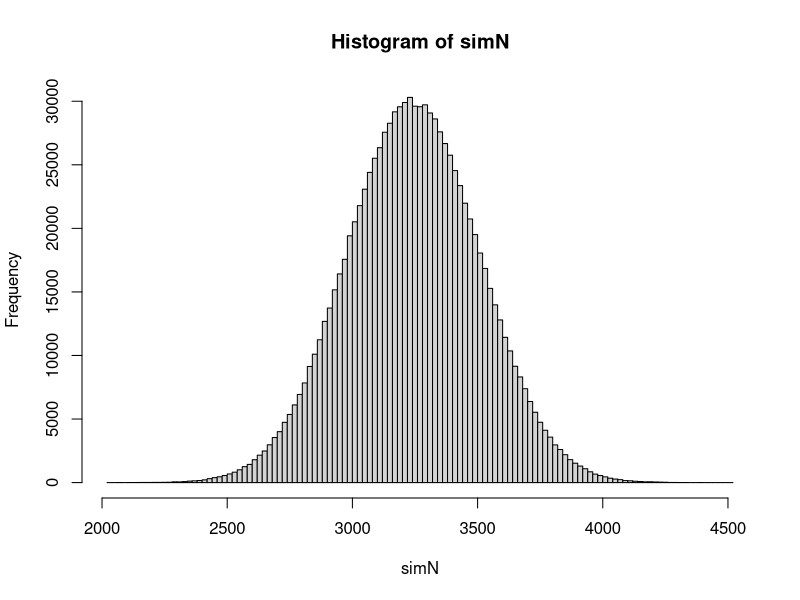
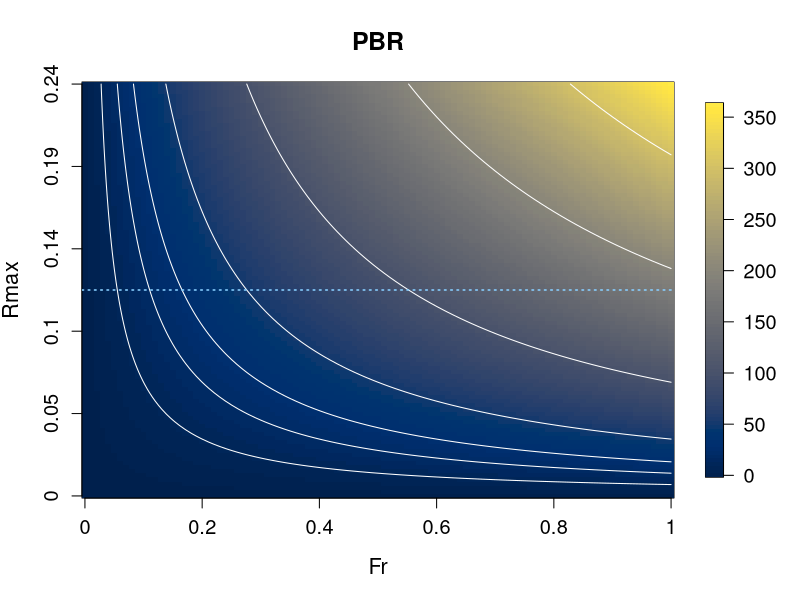

R code for these plots, in order:
library(ggplot2)
library(viridis)
library(fields)

## Write data for Fjord-specific population size estimates (from Krafft et al. 2006)
N.est <- data.frame(
  FjordID = c(5:11),
  EstMean = c(1142, 577, 0, 268, 1082, 137, 36),
  EstSD = c(187, 99, 0, 52, 149, 29, 7)
)

## Function for simulating Isfjorden population size
Isfj.Nsim <- function(n, N.est){
  
  # Vector to store samples
  simN <- rep(NA, n)
  
  # Sample from distributions for each fjord and sum
  for(i in 1:n){
    simN[i] <- sum(rnorm(7, mean = N.est$EstMean, sd = N.est$EstSD))
  }
  
  # Return results
  return(simN)
}

## Simulate Isfjorden population size
simN <-Isfj.Nsim(n = 1000000, N.est = N.est)
hist(simN, breaks = 100)

## Extract Nmin for PBR calculations
#  The recommendation (e.g. in Nelson et al. 2019) is to use the 20th percentile
#  of a log-normal distribution of estimates of population size
Nmin <- exp(quantile(log(simN), probs = 0.2))

## Set realistic range for Rmax
Rmax_default <- 0.12 # This is the suggested default for pinnipeds
Rmax_llim <- 0
Rmax_ulim <- 2*Rmax_default 

## Set the range for Fr
Fr_llim <- 0
Fr_ulim <- 1

## Function for calculating PBR across ranges of Rmax and Fr
calc.PBR <- function(Nmin, Rmax, Fr){
  
  # Prepare matrix for storing results
  PBR <- matrix(NA, nrow = length(Fr), ncol = length(Rmax),
                dimnames = list(round(Fr, digits = 2), round(Rmax, digits = 2)))
  
  # Calculate PBR for each Rmax-Fr combination
  for(i in 1:length(Fr)){
    for(j in 1:length(Rmax)){
      PBR[i,j] <- Nmin*0.5*Rmax[j]*Fr[i]
    }
  }
  
  return(PBR)
}

## Determine ranges for Rmax and Fr
Rmax_n <- 101
Fr_n <- 101
Rmax <- seq(Rmax_llim, Rmax_ulim, length.out = Rmax_n)
Fr <- seq(Fr_llim, Fr_ulim, length.out = Fr_n)

## Calculate PBR value matrix
PBR.mat <- calc.PBR(Nmin, Rmax, Fr)

## Make plotting directory if it does not exist
if(!file.exists("Plots")){
  dir.create("Plots")
}

## Plot PBR heatmap
pdf('Plots/RudimentaryPBR.pdf', width = 7, height = 6)
#par(mar=c(5.1,5.1,4.1,2.1))
image.plot(PBR.mat, col = cividis(100), main = 'PBR', xlab = 'Fr', ylab = 'Rmax', xaxt= "n", yaxt= "n", cex.lab = 1.3, cex.main = 1.5, axis.args = list(cex.axis = 1.2))
axis(1, at = seq(0, 1, length.out = 6), labels = seq(0, 1, length.out = 6), cex.axis = 1.2)
axis(2, at = seq(0, 1, length.out = 6), labels = round(seq(0, Rmax_ulim, length.out = 6), digits = 2), cex.axis = 1.2)
contour(PBR.mat, add = TRUE, levels = c(10, 20, 30, 50, 100, 200, 300), col = 'white', labcex = 1, method = 'edge', lty = 1, crt = 90, drawlabels = F)
abline(h = 0.5, col = 'skyblue1', lty = 3, lwd = 1.5)
dev.off()
